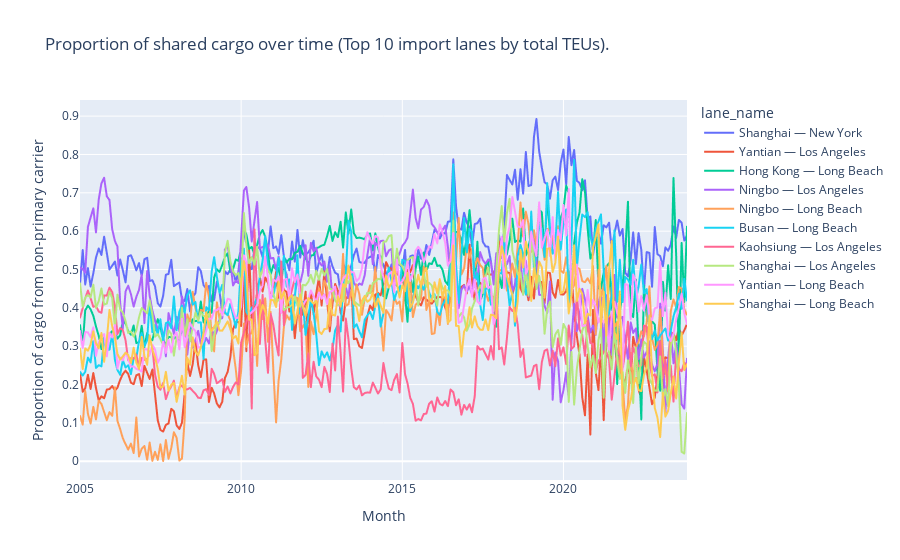

Notebook code cell kept with this figure:
### Code cell
sharing_over_time_plotly(
    data_lf=imports_lf,
    group_var='lane_name',
    title='Proportion of shared cargo over time (Top 10 import lanes by total TEUs).')

### Figure 1 — Plotly figure (JSON) as saved in the notebook; plotly's stock layout.template omitted (floating-point values rounded to 4 significant figures; data arrays with more than 128 entries replaced by an {"elided": "..."} marker saying what was removed)
{"data": [{"hovertemplate": "lane_name=Shanghai — New York<br>Month=%{x}<br>Proportion of cargo from non-primary carrier=%{y}<extra></extra>", "legendgroup": "Shanghai — New York", "line": {"color": "#636efa", "dash": "solid"}, "marker": {"symbol": "circle"}, "mode": "lines", "name": "Shanghai — New York", "showlegend": true, "type": "scattergl", "x": {"elided": "227 str values"}, "xaxis": "x", "y": {"elided": "227 float values"}, "yaxis": "y"}, {"hovertemplate": "lane_name=Yantian — Los Angeles<br>Month=%{x}<br>Proportion of cargo from non-primary carrier=%{y}<extra></extra>", "legendgroup": "Yantian — Los Angeles", "line": {"color": "#EF553B", "dash": "solid"}, "marker": {"symbol": "circle"}, "mode": "lines", "name": "Yantian — Los Angeles", "showlegend": true, "type": "scattergl", "x": {"elided": "227 str values"}, "xaxis": "x", "y": {"elided": "227 float values"}, "yaxis": "y"}, {"hovertemplate": "lane_name=Hong Kong — Long Beach<br>Month=%{x}<br>Proportion of cargo from non-primary carrier=%{y}<extra></extra>", "legendgroup": "Hong Kong — Long Beach", "line": {"color": "#00cc96", "dash": "solid"}, "marker": {"symbol": "circle"}, "mode": "lines", "name": "Hong Kong — Long Beach", "showlegend": true, "type": "scattergl", "x": {"elided": "227 str values"}, "xaxis": "x", "y": {"elided": "227 float values"}, "yaxis": "y"}, {"hovertemplate": "lane_name=Ningbo — Los Angeles<br>Month=%{x}<br>Proportion of cargo from non-primary carrier=%{y}<extra></extra>", "legendgroup": "Ningbo — Los Angeles", "line": {"color": "#ab63fa", "dash": "solid"}, "marker": {"symbol": "circle"}, "mode": "lines", "name": "Ningbo — Los Angeles", "showlegend": true, "type": "scattergl", "x": {"elided": "227 str values"}, "xaxis": "x", "y": {"elided": "227 float values"}, "yaxis": "y"}, {"hovertemplate": "lane_name=Ningbo — Long Beach<br>Month=%{x}<br>Proportion of cargo from non-primary carrier=%{y}<extra></extra>", "legendgroup": "Ningbo — Long Beach", "line": {"color": "#FFA15A", "dash": "solid"}, "marker": {"symbol": "circle"}, "mode": "lines", "name": "Ningbo — Long Beach", "showlegend": true, "type": "scattergl", "x": {"elided": "227 str values"}, "xaxis": "x", "y": {"elided": "227 float values"}, "yaxis": "y"}, {"hovertemplate": "lane_name=Busan — Long Beach<br>Month=%{x}<br>Proportion of cargo from non-primary carrier=%{y}<extra></extra>", "legendgroup": "Busan — Long Beach", "line": {"color": "#19d3f3", "dash": "solid"}, "marker": {"symbol": "circle"}, "mode": "lines", "name": "Busan — Long Beach", "showlegend": true, "type": "scattergl", "x": {"elided": "227 str values"}, "xaxis": "x", "y": {"elided": "227 float values"}, "yaxis": "y"}, {"hovertemplate": "lane_name=Kaohsiung — Los Angeles<br>Month=%{x}<br>Proportion of cargo from non-primary carrier=%{y}<extra></extra>", "legendgroup": "Kaohsiung — Los Angeles", "line": {"color": "#FF6692", "dash": "solid"}, "marker": {"symbol": "circle"}, "mode": "lines", "name": "Kaohsiung — Los Angeles", "showlegend": true, "type": "scattergl", "x": {"elided": "227 str values"}, "xaxis": "x", "y": {"elided": "227 float values"}, "yaxis": "y"}, {"hovertemplate": "lane_name=Shanghai — Los Angeles<br>Month=%{x}<br>Proportion of cargo from non-primary carrier=%{y}<extra></extra>", "legendgroup": "Shanghai — Los Angeles", "line": {"color": "#B6E880", "dash": "solid"}, "marker": {"symbol": "circle"}, "mode": "lines", "name": "Shanghai — Los Angeles", "showlegend": true, "type": "scattergl", "x": {"elided": "227 str values"}, "xaxis": "x", "y": {"elided": "227 float values"}, "yaxis": "y"}, {"hovertemplate": "lane_name=Yantian — Long Beach<br>Month=%{x}<br>Proportion of cargo from non-primary carrier=%{y}<extra></extra>", "legendgroup": "Yantian — Long Beach", "line": {"color": "#FF97FF", "dash": "solid"}, "marker": {"symbol": "circle"}, "mode": "lines", "name": "Yantian — Long Beach", "showlegend": true, "type": "scattergl", "x": {"elided": "227 str values"}, "xaxis": "x", "y": {"elided": "227 float values"}, "yaxis": "y"}, {"hovertemplate": "lane_name=Shanghai — Long Beach<br>Month=%{x}<br>Proportion of cargo from non-primary carrier=%{y}<extra></extra>", "legendgroup": "Shanghai — Long Beach", "line": {"color": "#FECB52", "dash": "solid"}, "marker": {"symbol": "circle"}, "mode": "lines", "name": "Shanghai — Long Beach", "showlegend": true, "type": "scattergl", "x": {"elided": "227 str values"}, "xaxis": "x", "y": {"elided": "227 float values"}, "yaxis": "y"}], "layout": {"legend": {"title": {"text": "lane_name"}, "tracegroupgap": 0}, "title": {"text": "Proportion of shared cargo over time (Top 10 import lanes by total TEUs)."}, "xaxis": {"anchor": "y", "domain": [0, 1], "title": {"text": "Month"}}, "yaxis": {"anchor": "x", "domain": [0, 1], "title": {"text": "Proportion of cargo from non-primary carrier"}}}}
